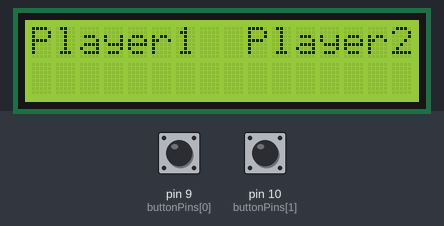
This sketch was run on a simulated Arduino Uno, built with avr-gcc and run on an emulated ATmega328P. Shown: 16×2 character LCD. The inputs (shaded band) are chosen by the test bench; at power-on: pin 9 (buttonPins[0]) LOW, pin 10 (buttonPins[1]) LOW. What the sketch prints to the serial monitor is not drawn.

Above: at 1.2 s.
1.3 s: pin 9 (buttonPins[0]) pulled HIGH for 0.15 s
At 3.8 s:
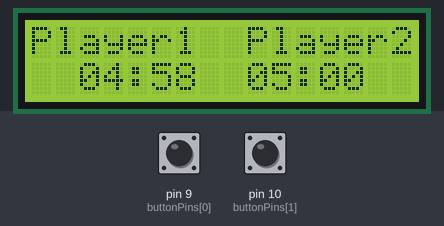
3.9 s: pin 10 (buttonPins[1]) pulled HIGH for 0.15 s
At 5.4 s:
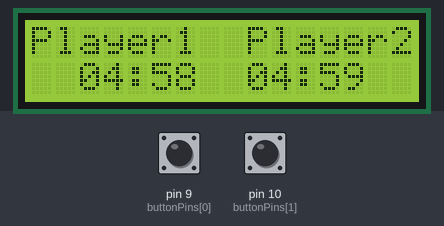
7.0 s: pin 10 (buttonPins[1]) pulled HIGH for 1 s
At 10.2 s:
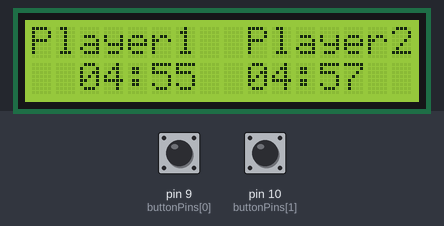
10.3 s: pin 9 (buttonPins[0]) pulled HIGH for 1 s
12.8 s: pin 9 (buttonPins[0]) driven HIGH and pin 10 (buttonPins[1]) driven HIGH
At 14.0 s:
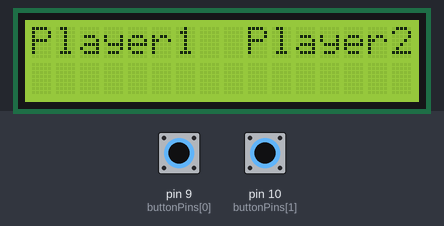
Timing chart, 0 to 15.5 s (numbered marks = the images above; inputs shaded):
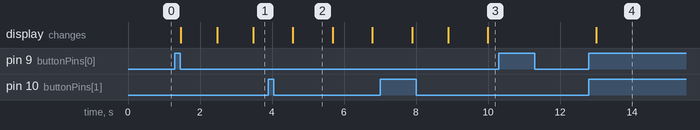

The sketch:

FASIT_EKSAMEN_2016.ino
```cpp
/**
   This project implements a chess clock used for the game Chess.
   The clock is used to keep track on the time spent by each of the two
   players.
   Two buttons and a LCD-display is being used. The two buttons are
   being used as follows:

   Button 1 is the start/stop-button. This buttin is pressed to start
            the game and to stop the game.

   Button 2 is the button that the players hit when they have prformed
            their move.I.e. when player 1 has performed his move, he press
            this button, his remaining time is stopped, the player 2 is
            starting it1s countdown

   The remaining playing time for the two players are stored/represented
   with the two global variables timeLeftPlayer1 and timeLeftPlayer2.
   The time is stored in seconds. This way, it is sufficient to decrement
   the variables once every 1 second, and it is easy to detect when time has
   expired.

   The solution is implemented using the state machine concept used in
   Assignment 4 (trafficlights). Most of the code has been reused, like
   the debug-option, the changeState()-function and the timer-solution.

   In order to represent the time on the format MM:SS, we need to extract
   minutes and seconds from the variables holding the remainding time.
   This can be done by using integer division and the modulo-operator:

       int player1Minutes = timeLeftPlayer1/60;
       int player1Seconds = timeLeftPlayer1%60;

   and should be done in the function that updates the display.
*/
#include <LiquidCrystal.h>

// The variable used to communicate with the LCD.
// The LCD is connected to the pins 12, 11, 5, 4, 3 and 2

LiquidCrystal lcd(12, 11, 5, 4, 3, 2);

// Constants and variables used for the 2 buttons
const int NUMBER_OF_BUTTONS = 2;
int buttonPins[] = {9, 10};   // The pin numbers for the two buttons
int prevButtonStates[NUMBER_OF_BUTTONS]; // Used to eliminate bouncing

const int START_STOP_BUTTON = 0;
const int SWITCH_PLAYER_BUTTON = 1;

// Constants and variables used for states in the state machine
const int S_IDLE = 0;
const int S_PLAYER1_PLAYING = 1;
const int S_PLAYER2_PLAYING = 2;
const int S_STOPPED = 3;

int currentState;

// Table of strings representing the different states. This table is used
// by the function printState() for debugging.
String stateStr[] = {
  "S_IDLE", "S_PLAYER1_PLAYING", "S_PLAYER2_PLAYING", "S_STOPPED"
};

// A flag used to enable and disable debug-information to be printed
// to the Serial Monitor window
const boolean DEBUG = true;

// Time for next timeout, in millis, used by the timer
long nextTimeout = 0;

// Time left for the two players, in seconds.
// Timer starts on 5 min left for both players
// 5 minutes => 5*60 s = 300 seconds
const int PLAY_TIME = 300;
int timeLeftPlayer1 = PLAY_TIME;
int timeLeftPlayer2 = PLAY_TIME;

void setup() {
  if (DEBUG)
  {
    Serial.begin(9600);
  }

  // Initialise the buttons
  initButtons();

  // Initialise the LCD
  lcd.begin(16, 2);
  initDisplay();

  // Set initial state
  currentState = S_IDLE;
}

void loop() {

  boolean startStopButtonPressed = isButtonPressed(START_STOP_BUTTON);
  boolean changePlayerButtonPressed = isButtonPressed(SWITCH_PLAYER_BUTTON);

  switch (currentState)
  {
    // Waiting to start the game
    case S_IDLE:
      if ( startStopButtonPressed )
      {
        startTimer( 1000 ); //Set timer to 1 sec
        resetPlayerClocks();
        updateDisplay( timeLeftPlayer1, timeLeftPlayer2 );
        changeStateTo( S_PLAYER1_PLAYING );
      }
      break;

    // Player 1 is thinking, preparing his move
    case S_PLAYER1_PLAYING:
      // Check if change player button was pressed
      if (changePlayerButtonPressed)
      {
        changeStateTo( S_PLAYER2_PLAYING );
      }

      // Check if start/stop button was pressed
      if (startStopButtonPressed)
      {
        changeStateTo( S_STOPPED );
      }

      // Check if 1-second timer has expired, if so
      // count down the time left for player 1
      // and update the display, and restart the timer
      if (timerHasExpired())
      {
        timeLeftPlayer1--;
        updateDisplay( timeLeftPlayer1, timeLeftPlayer2 );
        startTimer( 1000 );
      }

      // Check if the time has expired for player 1
      if (timeLeftPlayer1 <= 0 )
      {
        changeStateTo( S_STOPPED );
      }

      break;

    // Player 2 is thinking, preparing his move
    case S_PLAYER2_PLAYING:
     // Check if change player button was pressed
      if (changePlayerButtonPressed)
      {
        changeStateTo( S_PLAYER1_PLAYING );
      }

      // Check if start/stop button was pressed
      if (startStopButtonPressed)
      {
        changeStateTo( S_STOPPED );
      }

      // Check if 1-second timer has expired, if so
      // count down the time left for player 1
      // and update the display, and restart the timer
      if (timerHasExpired())
      {
        timeLeftPlayer2--;
        updateDisplay( timeLeftPlayer1, timeLeftPlayer2 );
        startTimer( 1000 );
      }

      // Check if the time has expired for player 1
      if (timeLeftPlayer2 <= 0 )
      {
        changeStateTo( S_STOPPED );
      }
      break;

    // One of the players have used his/her time, or
    // the start/stop-button was pressed.
    case S_STOPPED:
      if (startStopButtonPressed)
      {
        initDisplay();
        resetPlayerClocks();
        changeStateTo(S_IDLE);
      }
      break;
  }
}

/**
   Initialises the buttons.
*/
void initButtons()
{
  for (int i = 0; i < NUMBER_OF_BUTTONS; i++)
  {
    pinMode( buttonPins[i], INPUT );
    prevButtonStates[i] = LOW;
  }
}

/**
   Resets the player clocks to 5 minutes
*/
void resetPlayerClocks()
{
  timeLeftPlayer1 = PLAY_TIME;
  timeLeftPlayer2 = PLAY_TIME;
}
/**
   Shows the static part on the LCD-screen.
*/
void initDisplay()
{
  lcd.clear();
  lcd.setCursor(0, 0);
  lcd.print("Player1  Player2");
}

/**
   Update the display with the current time left for the two players.
   The time left are provided in the parameters timeLeftPlayer1 and
   timeLeftPlayer2, in seconds.
   @param timeLeftPlayer1 The number of seconds that player 1 has left
   @param timeLeftPlayer2 The number of seconds that player 2 has left
*/
void updateDisplay( int timeLeftPlayer1, int timeLeftPlayer2 )
{
  char timeString[17] = "";
  lcd.setCursor(0, 1);

  sprintf(timeString, "  %02d:%02d  %02d:%02d  ",
          timeLeftPlayer1 / 60, timeLeftPlayer1 % 60,
          timeLeftPlayer2 / 60, timeLeftPlayer2 % 60);
  lcd.print( timeString );

}

/**
   Returns true if the button was pressed. Detects the
   state change from not-pressed to pressed (edge detection).
   The function also deals with the problem of bouncing.

   @param btnNumber the number of the button to check (corresponds
                    to the index in the arrays defined for button pins
                    and previous button state.
*/
boolean isButtonPressed(int btnNumber)
{
  boolean result = false;
  int btnState1 = digitalRead( buttonPins[btnNumber] );
  delay(50);
  int btnState2 = digitalRead( buttonPins[btnNumber] );

  if (btnState1 == btnState2)   //NB!! == ikke =
  {
    if ( HIGH == btnState1)
    {
      if ( prevButtonStates[btnNumber] != btnState1 )
      {
        result = true;
      }
    }
    prevButtonStates[btnNumber] = btnState1;
  }
  else
  {
    result = false;
  }
  return result;
}

//----- Timer functions ----

/**
   Checks if the timer has expired. If so, true is returned.
   If the timer has not yet "expired", false is returned.

   @return true if timer expired, false if not.
*/
boolean timerHasExpired()
{
  boolean result = false;
  if (millis() > nextTimeout)
  {
    result = true;
  }
  else
  {
    result = false;
  }
  return result;
}

/**
   Starts the timer and set the timer to expire after
   the number of milliseconds given by the parameter timeout.

   @param timeout The number of milliseconds until the timer will expire.
*/
void startTimer(int timeout)
{
  nextTimeout = millis() + timeout;
}


// ---- State-change functions -----

/**
   Changes the currentState to the new state provided as parameter

   @param newState the state to change to
   @return the new current state
*/
int changeStateTo(int newState)
{
  if (DEBUG)
  {
    Serial.print("Changed state from ");
    printState( currentState );
    Serial.print(" to ");
    printState( newState );
    Serial.println();
  }
  currentState = newState;
  return currentState;
}

/**
   Prints the state given by the parameter someState as a String
   to the Serial Monitor.

   @param someState the state to be printed as String
*/
void printState(int someState)
{
  Serial.print(stateStr[someState]);
}
```

Measured:
- after the input at 1.3 s, the display: first changes after 0.17 s (image 1 shows a later state)
- after the input at 10.3 s, every drawn part: stays the same
- after the input at 12.8 s, the display: changes after 0.20 s (image 4)
